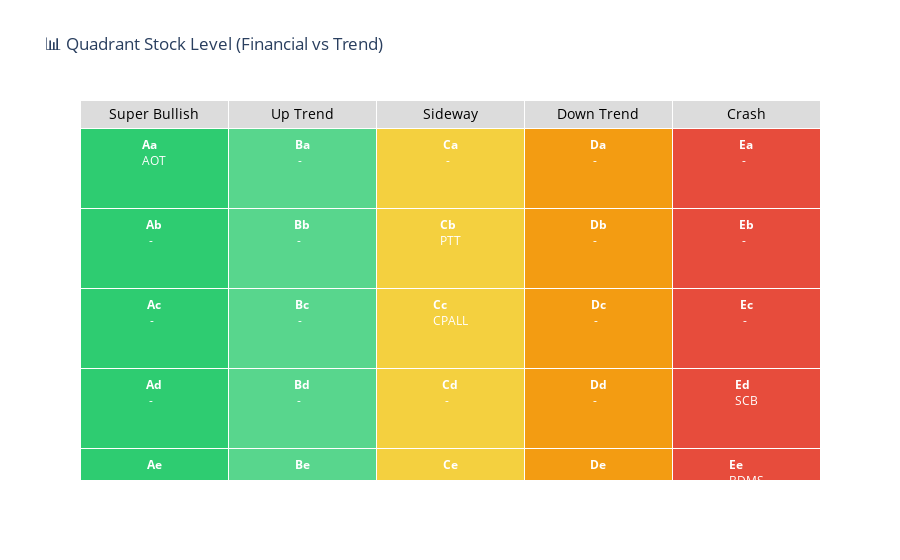

Here is the notebook cell this chart was saved with:
### Code cell
# 🔹 แสดงผลในรูปแบบ Plotly Table 5x5

# เตรียม group ข้อมูลตาม Quadrant
quadrant_groups = quadrant_df.groupby('Quadrant')['Ticker'].apply(list).to_dict()

financial_levels = ['A', 'B', 'C', 'D', 'E']
trend_levels = ['a', 'b', 'c', 'd', 'e']

table_text = []
for f in financial_levels:
    row = []
    for t in trend_levels:
        code = f + t
        tickers = quadrant_groups.get(code, [])
        text = f"<b>{code}</b><br>" + "<br>".join(tickers) if tickers else f"<b>{code}</b><br> - "
        row.append(text)
    table_text.append(row)

# สีพื้นหลังตามระดับงบการเงิน
color_map = {
    'A': '#2ecc71', 'B': '#58d68d', 'C': '#f4d03f', 'D': '#f39c12', 'E': '#e74c3c'
}
colors = [[color_map[f]] * 5 for f in financial_levels]

# Plotly Table
fig = go.Figure(data=go.Table(
    header=dict(
        values=["Super Bullish", "Up Trend", "Sideway", "Down Trend", "Crash"],
        align="center",
        fill_color="#dcdcdc",
        font=dict(color="black", size=14)
    ),
    cells=dict(
        values=table_text,
        fill_color=colors,
        align="center",
        height=80,
        font=dict(color="white", size=12)
    )
))
fig.update_layout(title="📊 Quadrant Stock Level (Financial vs Trend)")
fig.show()

### Figure 1 — Plotly figure (JSON) as saved in the notebook; plotly's stock layout.template omitted (floating-point values rounded to 4 significant figures)
{"data": [{"cells": {"align": "center", "fill": {"color": [["#2ecc71", "#2ecc71", "#2ecc71", "#2ecc71", "#2ecc71"], ["#58d68d", "#58d68d", "#58d68d", "#58d68d", "#58d68d"], ["#f4d03f", "#f4d03f", "#f4d03f", "#f4d03f", "#f4d03f"], ["#f39c12", "#f39c12", "#f39c12", "#f39c12", "#f39c12"], ["#e74c3c", "#e74c3c", "#e74c3c", "#e74c3c", "#e74c3c"]]}, "font": {"color": "white", "size": 12}, "height": 80, "values": [["<b>Aa</b><br>AOT", "<b>Ab</b><br> - ", "<b>Ac</b><br> - ", "<b>Ad</b><br> - ", "<b>Ae</b><br> - "], ["<b>Ba</b><br> - ", "<b>Bb</b><br> - ", "<b>Bc</b><br> - ", "<b>Bd</b><br> - ", "<b>Be</b><br> - "], ["<b>Ca</b><br> - ", "<b>Cb</b><br>PTT", "<b>Cc</b><br>CPALL", "<b>Cd</b><br> - ", "<b>Ce</b><br> - "], ["<b>Da</b><br> - ", "<b>Db</b><br> - ", "<b>Dc</b><br> - ", "<b>Dd</b><br> - ", "<b>De</b><br> - "], ["<b>Ea</b><br> - ", "<b>Eb</b><br> - ", "<b>Ec</b><br> - ", "<b>Ed</b><br>SCB", "<b>Ee</b><br>BDMS"]]}, "header": {"align": "center", "fill": {"color": "#dcdcdc"}, "font": {"color": "black", "size": 14}, "values": ["Super Bullish", "Up Trend", "Sideway", "Down Trend", "Crash"]}, "type": "table"}], "layout": {"title": {"text": "📊 Quadrant Stock Level (Financial vs Trend)"}}}
